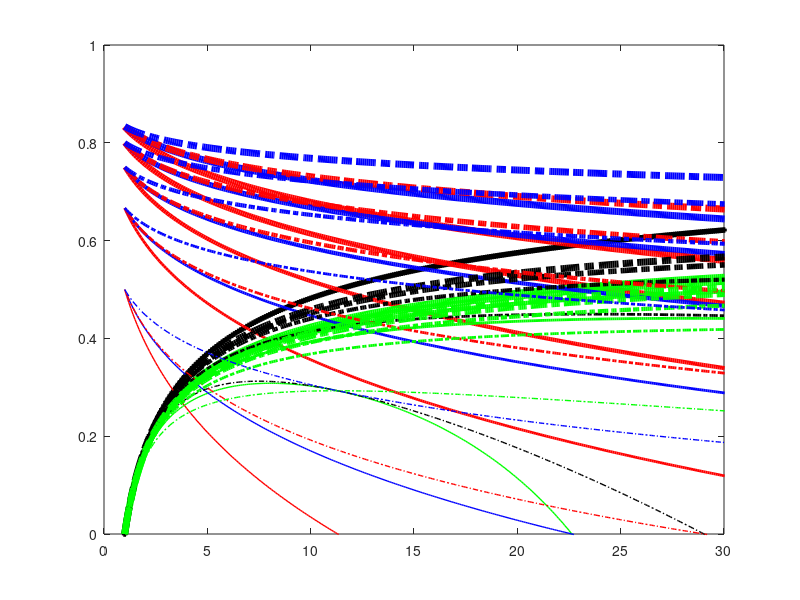
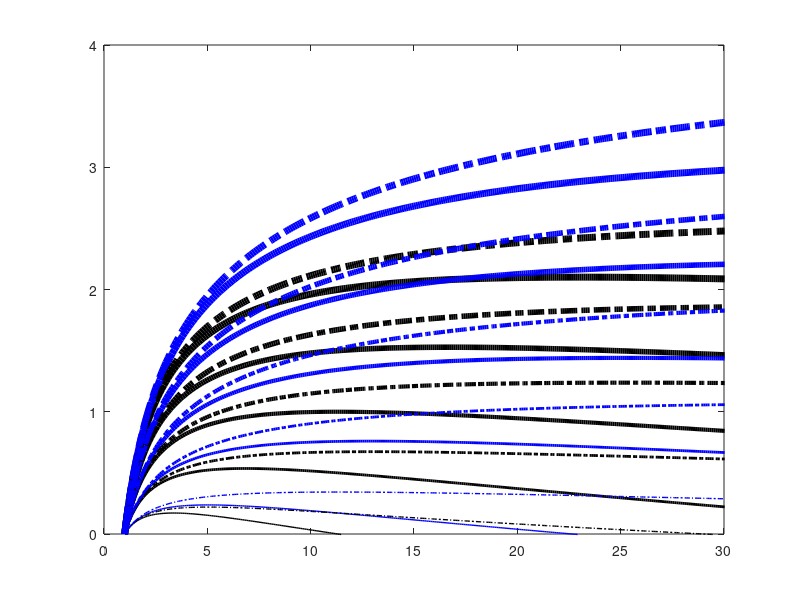

These figures' MATLAB source, in order:
clear all
r=[1:0.1:100];
gamma=1.4;

c=r.^((gamma-1)/gamma);
n_simple=1-(1./c);
figure(1);
plot(r,n_simple,'-ks',...
    'LineWidth',2,...
    'MarkerSize',2,...
    'MarkerEdgeColor','k')
xlim([0 30])
ylim([0 1])

hold on;

pause

tmax=6;
t=[2:1:tmax];
for ii=1:5
n_regen=1-(c./t(ii));
plot(r,n_regen,'-r',...
    'LineWidth',ii,...
    'MarkerSize',8,...
    'MarkerEdgeColor','r')

pause
end

for ii=1:5
n_reheat=((2*t(ii).*(1-1./sqrt(c)))-(c-1))./(2*t(ii)-c-t(ii)./sqrt(c));
plot(r,n_reheat,'-g',...
    'LineWidth',ii,...
    'MarkerSize',8,...
    'MarkerEdgeColor','g')

pause
end


for ii=1:5
n_regen_reheat=((2*t(ii).*(1-1./sqrt(c)))-(c-1))./(2*t(ii)-2.*t(ii)./sqrt(c));
plot(r,n_regen_reheat,'-b',...
    'LineWidth',ii,...
    'MarkerSize',8,...
    'MarkerEdgeColor','b')

pause
end

% Intercooled cycle
for ii=1:5
n_int=(t(ii)-(t(ii)./c)+2-2*sqrt(c))./(t(ii)-sqrt(c));
plot(r,n_int,'-.k',...
    'LineWidth',ii,...
    'MarkerSize',8,...
    'MarkerEdgeColor','k')

pause
end


% Intercooled cycle with regeneration 
for ii=1:5
n_int_regen=1-((2.*sqrt(c)-2)./(t(ii)-t(ii)./c));
plot(r,n_int_regen,'-.r',...
    'LineWidth',ii,...
    'MarkerSize',8,...
    'MarkerEdgeColor','r')

pause
end

% Intercooled cycle with reheat
for ii=1:5
n_int_reheat=2*(t(ii)-(t(ii)./sqrt(c))-sqrt(c)+1)./(2*t(ii)-sqrt(c)-t(ii)./sqrt(c));
plot(r,n_int_reheat,'-.g',...
    'LineWidth',ii,...
    'MarkerSize',8,...
    'MarkerEdgeColor','g')

pause
end

% Intercooled cycle with regeneration and reheat
for ii=1:5
n_int_regen_reheat=1-(sqrt(c)./t(ii));
plot(r,n_int_regen_reheat,'-.b',...
    'LineWidth',ii,...
    'MarkerSize',8,...
    'MarkerEdgeColor','b')

pause
end




%----------------------------------------------------------------------------
figure(2);
for ii=1:5
w_simple=t(ii).*(1-1./c)-(c-1);

plot(r,w_simple,'-k',...
    'LineWidth',ii)
xlim([0 30])
ylim([0 4])

hold on;
pause
end 

for ii=1:5
w_reheat=((2*t(ii).*(1-1./sqrt(c)))-(c-1));
plot(r,w_reheat,'-b',...
    'LineWidth',ii)

pause
end

for ii=1:5
w_int=(t(ii)-(t(ii)./c)+2-2*sqrt(c));
plot(r,w_int,'-.k',...
    'LineWidth',ii)

pause
end

for ii=1:5
w_int=2*(t(ii)-(t(ii)./sqrt(c))-sqrt(c)+1);
plot(r,w_int,'-.b',...
    'LineWidth',ii)

pause
end
